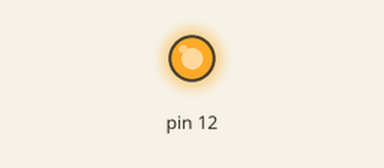
The program below on a simulated Arduino Uno, built with avr-gcc and run on an emulated ATmega328P. Parts: output pins drawn as LEDs (lit = HIGH). The local clock reads 2024-03-15 10:24:30 at power-on unless the program sets it; what the program prints to the serial monitor is not drawn.

Above: at 0.2 s.
Timing chart, 0 to 1.7 s (numbered marks = the images above):
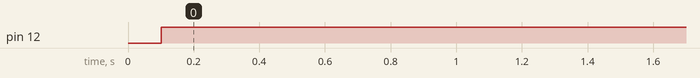

The program:

main.cpp
```cpp
#include "Arduino.h"
#include "RTClib.h"
RTC_DS3231 rtc;

// Debugging
#undef DEBUG

//Define starting time here
uint8_t hour = 0;
uint8_t lasthour = 0;

String state = "";

void setup()
{
  Serial.begin(9600);
  pinMode(12,OUTPUT);

  #ifdef DEBUG
  Serial.println("DEBUG MODE");
  #endif

  if(! rtc.begin())
  {
    Serial.println("DS3231 not found");
  }
  if(rtc.lostPower())
  {
    Serial.println("DS3231 OK!");
    rtc.adjust(DateTime(F(__DATE__), F(__TIME__)));
    //rtc.adjust(DateTime(2018, 9, 29, 15, 00, 45)); //(ANO), (MÊS), (DIA), (HORA), (MINUTOS), (SEGUNDOS)
  }
  delay(100);
}

void loop()
{
  lasthour = hour;

  #ifdef DEBUG
    Serial.print("Data: "); //IMPRIME O TEXTO NO MONITOR SERIAL
    Serial.print(now.day(), DEC); //IMPRIME NO MONITOR SERIAL O DIA
    Serial.print('/'); //IMPRIME O CARACTERE NO MONITOR SERIAL
    Serial.print(now.month(), DEC); //IMPRIME NO MONITOR SERIAL O MÊS
    Serial.print('/'); //IMPRIME O CARACTERE NO MONITOR SERIAL
    Serial.print(now.year(), DEC); //IMPRIME NO MONITOR SERIAL O ANO
    Serial.print(" / Dia: "); //IMPRIME O TEXTO NA SERIAL
    Serial.print(" / Horas: "); //IMPRIME O TEXTO NA SERIAL
    Serial.print(now.hour(), DEC); //IMPRIME NO MONITOR SERIAL A HORA
    Serial.print(':'); //IMPRIME O CARACTERE NO MONITOR SERIAL
    Serial.print(now.minute(), DEC); //IMPRIME NO MONITOR SERIAL OS MINUTOS
    Serial.print(':'); //IMPRIME O CARACTERE NO MONITOR SERIAL
    Serial.print(now.second(), DEC); //IMPRIME NO MONITOR SERIAL OS SEGUNDOS
    Serial.println(); //QUEBRA DE LINHA NA SERIAL
    delay(1000); //INTERVALO DE 1 SEGUNDO
    Serial.println((String)hour+ "h - "+ state);
    delay(10000);

    if(hour < 23)
    {
      hour++;
    }
    else
    {
      hour=0;
    }

  #else
    DateTime now = rtc.now();
    hour = (uint8_t)now.hour();
  #endif

  if(hour > 22 || hour < 8)
  {
    digitalWrite(12, LOW);
    state = "Noite"; //Noite
  }
  else if ( (hour >= 9 && hour <= 12) || (hour >= 16 && hour < 19) )
  {
    digitalWrite(12, HIGH);
    state = "Ligado"; //Ligado
  }
  else
  {
    digitalWrite(12, LOW);
    state = "Desligado"; //Desligado
  }

  if(lasthour!=hour)
  {
    Serial.println((String)hour+ "h - "+ state);
  }
} 
```

Measured:
- by itself, pin 12: LOW → HIGH at 0.10 s
